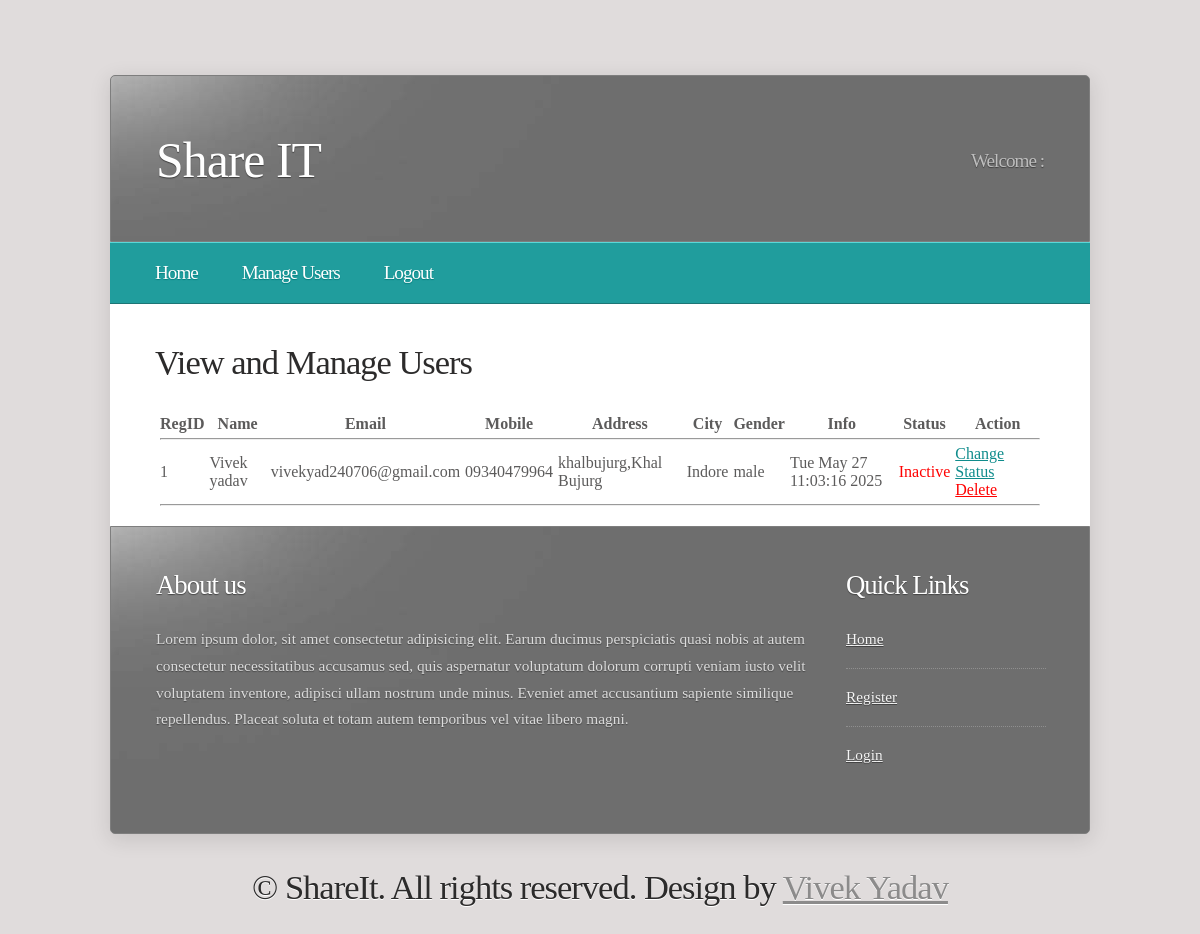
The app's page /manageusers/, older data.
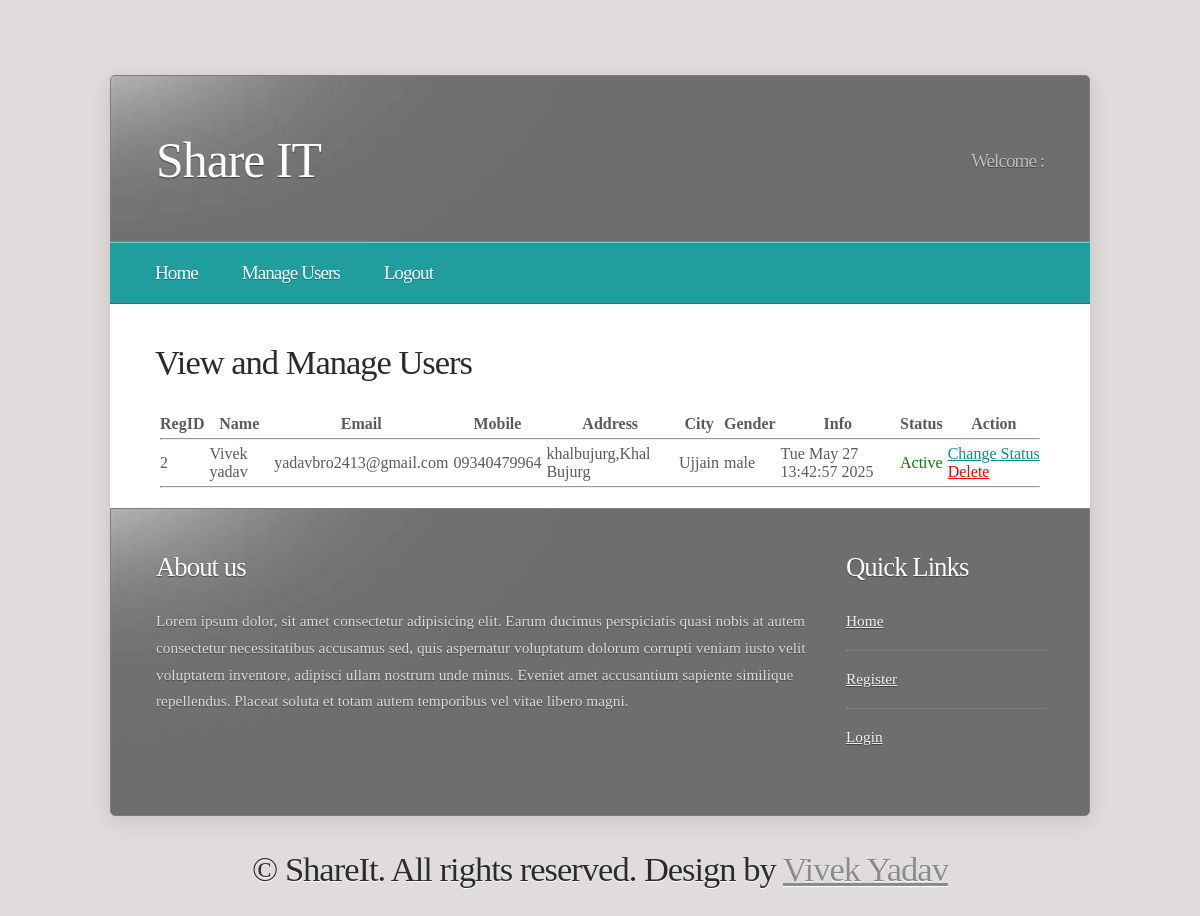
The same page, newer data.
### ShareIT/models.py (models this page shows)
class Register(models.Model):
    regid=models.AutoField(primary_key=True)
    name=models.CharField(max_length=50)
    email=models.CharField(max_length=50,unique=True)
    password=models.CharField(max_length=10)
    mobile=models.CharField(max_length=15)
    address = models.CharField(max_length=255, default='Not Provided')
    city=models.CharField(max_length=20)
    gender=models.CharField(max_length=10)
    status=models.IntegerField()
    role=models.CharField(max_length=10)
    info=models.CharField(max_length=50)

### ShareIT/views.py (the view)
# urls.py: path('manageusers/',views.manageusers),
def manageusers(request):
    userDetails = models.Register.objects.filter(role="user")
    print(userDetails)
    return render(request,"manageusers.html",{"userDetails" : userDetails})

### ShareIT/templates/manageusers.html
{% load static %}
{% include "adminheader.html" %}
{% include "adminnav.html" %}
	<div id="page">
		<h2>View and Manage Users</h2>
		<table cellspacing="5">
			<tr>
				<th>RegID</th>
				<th>Name</th>
				<th>Email</th>
				<th>Mobile</th>
				<th>Address</th>
				<th>City</th>
				<th>Gender</th>
				<th>Info</th>
				<th>Status</th>
				<th>Action</th>
			</tr>
			<tr><td colspan="10"><hr/></td></tr>
			{% for row in userDetails %}
				<tr>
					<td>{{row.regid}}</td>
					<td>{{row.name}}</td>
					<td>{{row.email}}</td>
					<td>{{row.mobile}}</td>
					<td>{{row.address}}</td>
					<td>{{row.city}}</td>
					<td>{{row.gender}}</td>
					<td>{{row.info}}</td>
					<td>
						{% if row.status%}
						<font color="green">Active</font>
						{% else %}
						<font color="red">Inactive</font>
						{% endif %}
					</td>
					<td>
						{% if row.status%}
						<a href = "/manageuserstatus/?s=inactive&regid={{row.regid}}">Change Status</a>
						{% else %}
						<a href = "/manageuserstatus/?s=active&regid={{row.regid}}">Change Status</a>
						{% endif %}
						<a style="color:red;"href = "/manageuserstatus/?s=delete&regid={{row.regid}}">Delete</a>
					</td>
				</tr>
				<tr><td colspan="10"><hr/></td></tr>
			{% endfor %}
		</table>
	</div>
{% include "footer.html"%}

Row changes from the older to the newer data that the page shows:
removed Register: regid "1", name "Vivek yadav", email "vivekyad240706@gmail.com", mobile "09340479964", address "khalbujurg,Khal Bujurg", city "Indore", gender "male", info "Tue May 27 11:03:16 2025", status "Inactive"
added Register: regid "2", name "Vivek yadav", email "yadavbro2413@gmail.com", mobile "09340479964", address "khalbujurg,Khal Bujurg", city "Ujjain", gender "male", info "Tue May 27 13:42:57 2025", status "Active"
